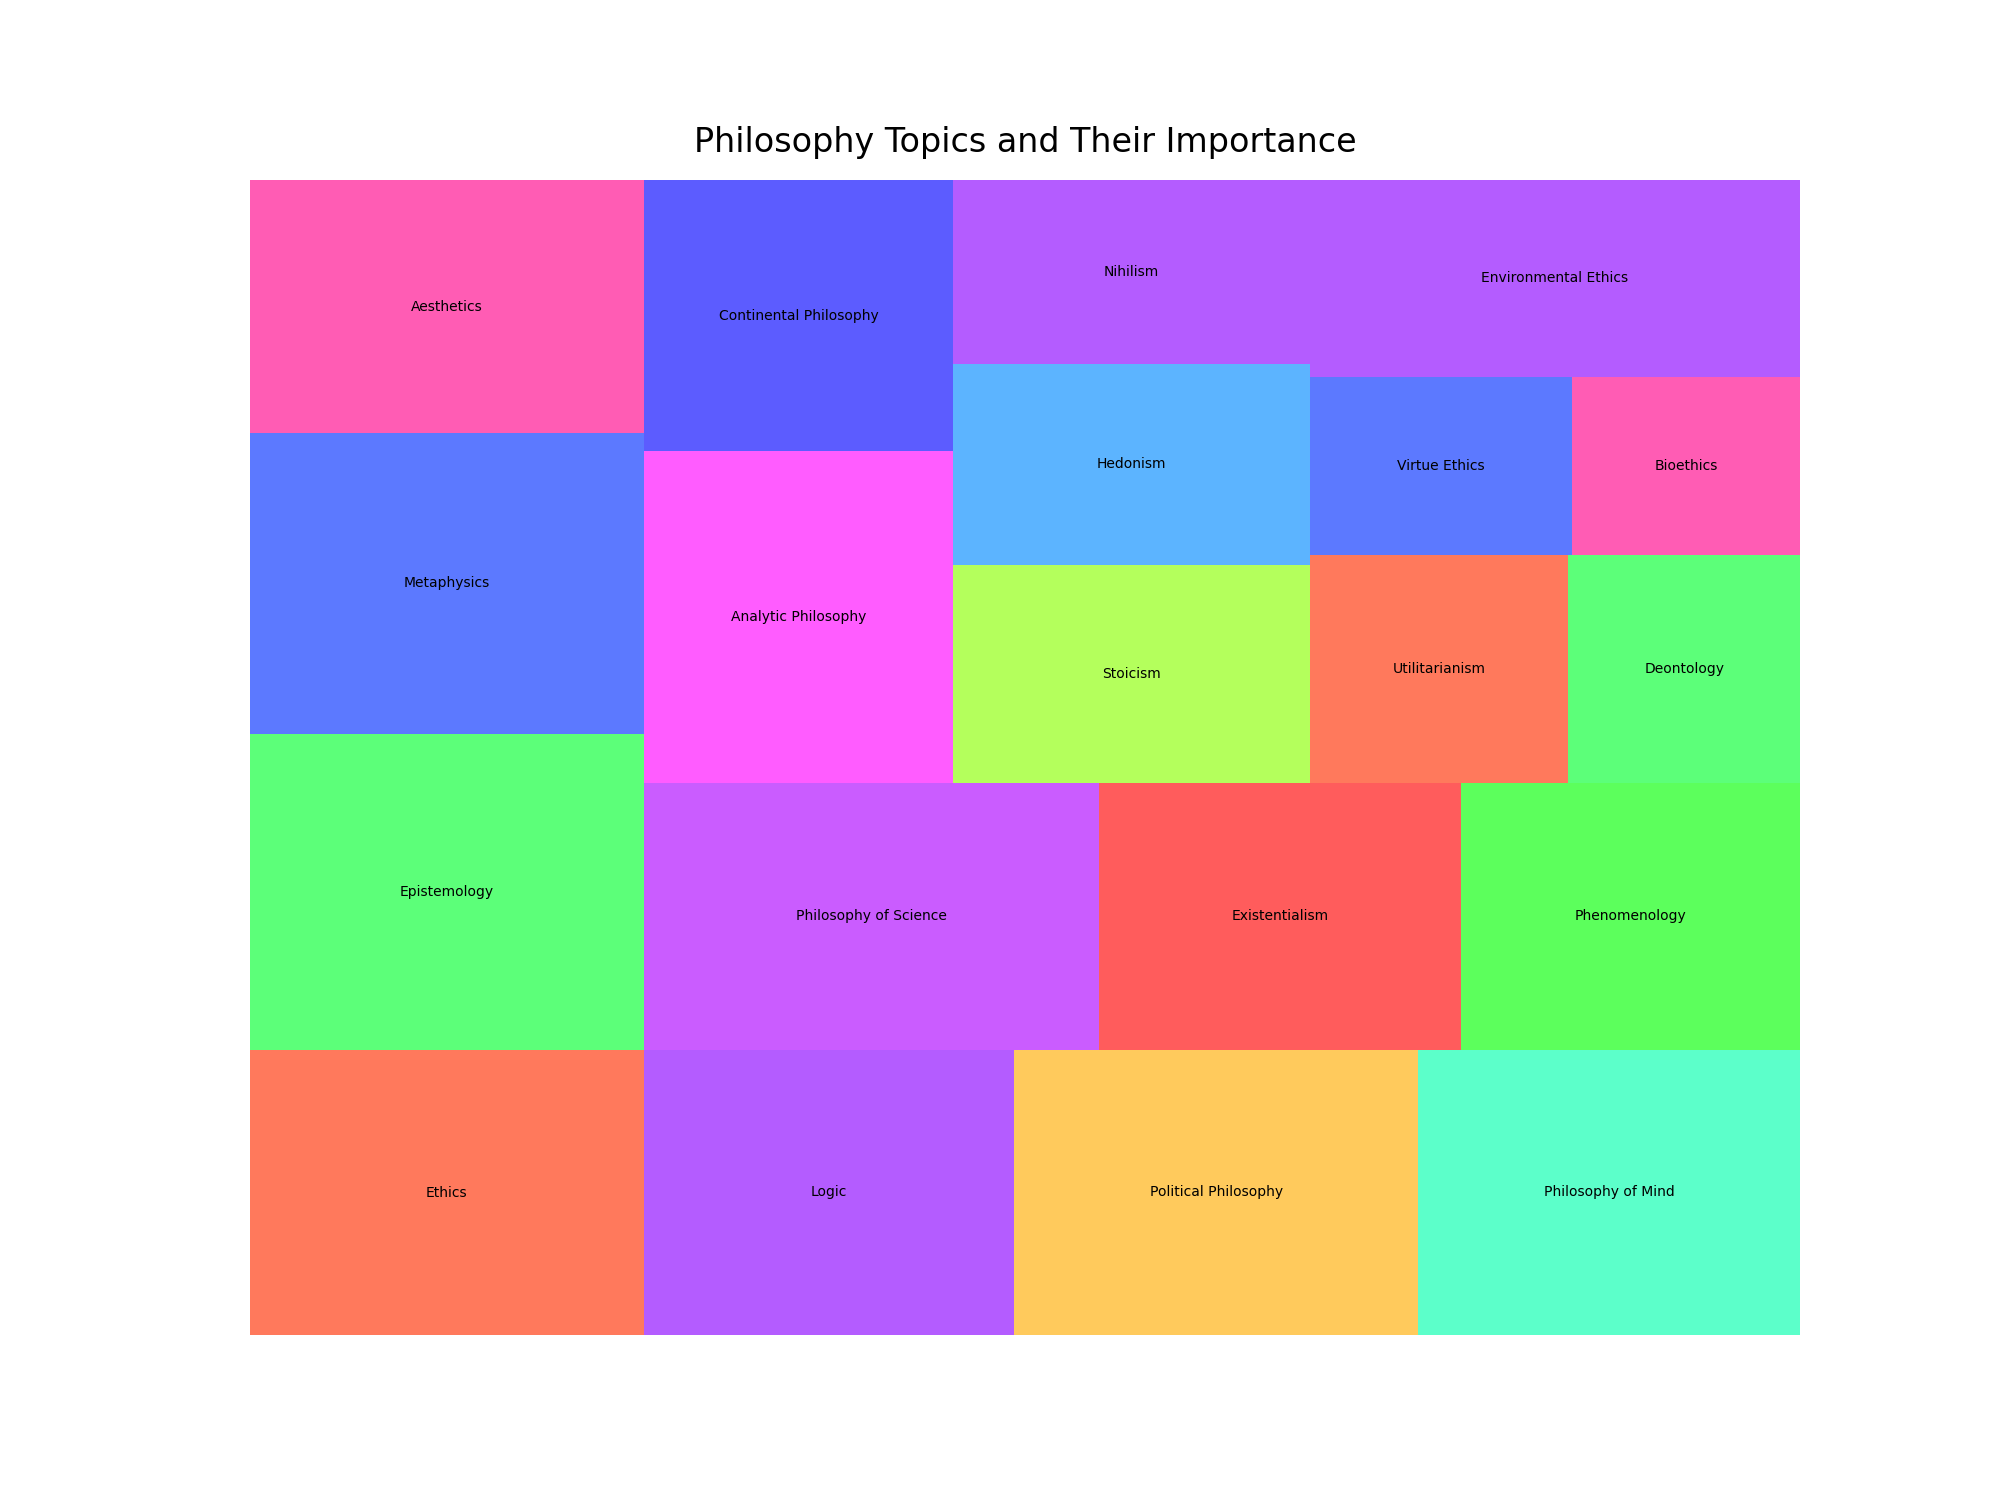

This figure's Python source:

import pandas as pd
import matplotlib.pyplot as plt
import squarify

data = {
    'Category': [
        'Ethics', 'Epistemology', 'Metaphysics', 'Aesthetics', 'Logic',
        'Political Philosophy', 'Philosophy of Mind', 'Philosophy of Science',
        'Existentialism', 'Phenomenology', 'Analytic Philosophy',
        'Continental Philosophy', 'Stoicism', 'Hedonism', 'Nihilism',
        'Utilitarianism', 'Deontology', 'Virtue Ethics', 'Bioethics', 'Environmental Ethics'
    ],
    'Values': [
        180, 200, 190, 160, 170,
        185, 175, 195, 155, 145,
        165, 135, 125, 115, 105,
        95, 85, 75, 65, 155
    ]
}

df = pd.DataFrame(data)

colors = [
    '#FF5733', '#33FF57', '#3357FF', '#FF33A1', '#A133FF',
    '#FFBD33', '#33FFBD', '#BD33FF', '#FF3333', '#33FF33',
    '#FF33FF', '#3333FF', '#A1FF33', '#33A1FF', '#A133FF',
    '#FF5733', '#33FF57', '#3357FF', '#FF33A1', '#A133FF'
]

fig, ax = plt.subplots(1, figsize=(20, 15))

squarify.plot(sizes=df['Values'], label=df['Category'], alpha=0.8, color=colors)

plt.axis('off')

plt.title('Philosophy Topics and Their Importance', fontsize=24, pad=20)

plt.show()
